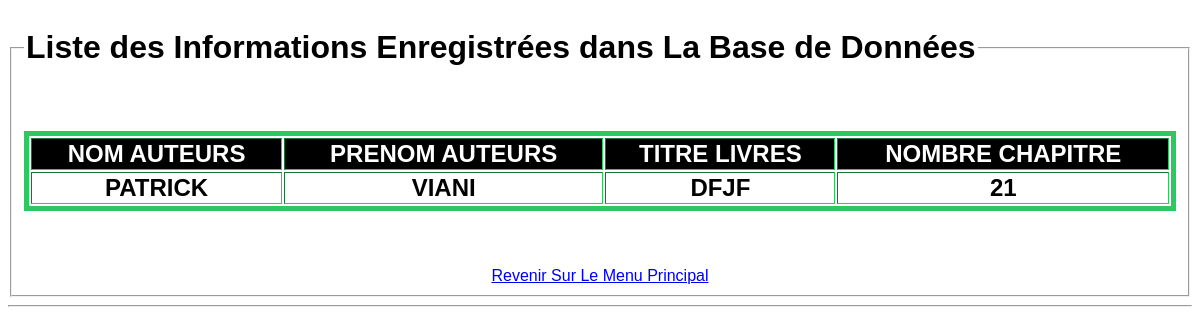
Screenshot of /Livres.php?IDAUTEUR=3 with the database file from the repository.
### tables this page shows
CREATE TABLE IF NOT EXISTS `rediger` (
  `IDAUTEUR` int(11) NOT NULL,
  `IDLIVRE` int(11) NOT NULL,
  `NBRECHAPITRE` int(11) DEFAULT NULL,
  PRIMARY KEY (`IDAUTEUR`,`IDLIVRE`),
  KEY `FK_REDIGER2` (`IDLIVRE`)
);

CREATE TABLE IF NOT EXISTS `auteur` (
  `IDAUTEUR` int(11) NOT NULL AUTO_INCREMENT,
  `NOMAUTEUR` varchar(50) DEFAULT NULL,
  `PRENOMAUTEUR` varchar(50) DEFAULT NULL,
  `DATENAISSANCEAUTEUR` date DEFAULT NULL,
  PRIMARY KEY (`IDAUTEUR`)
);

CREATE TABLE IF NOT EXISTS `livre` (
  `IDLIVRE` int(11) NOT NULL AUTO_INCREMENT,
  `TITRELIVRE` varchar(20) DEFAULT NULL,
  `ANNEELIVRE` int(11) DEFAULT NULL,
  `CATEGORIELIVRE` varchar(20) DEFAULT NULL,
  `NBREPAGELIVRE` int(11) DEFAULT NULL,
  PRIMARY KEY (`IDLIVRE`)
);

### Livres.php (the view, shortened to what this page needs)
<?php
	$id=$_GET['IDAUTEUR'];
	require_once('connexion.php');
		$resultat = $con->query("SELECT A.NOMAUTEUR, A.PRENOMAUTEUR, L.TITRELIVRE, R.NBRECHAPITRE
									FROM auteur A, livre L, rediger R
									WHERE A.IDAUTEUR = R.IDAUTEUR
									AND R.IDLIVRE = L.IDLIVRE
									AND A.IDAUTEUR=$id");
?>
<!DOCTYPE HTML>
<html>
	<head>
	<link rel="stylesheet" type="text/css" href="monstyle.css">
	</head>
	<body><div><div><div>
				<fieldset><legend><div><H1>Liste des Informations Enregistrées dans La Base de Données</H1></div></legend><br>
					<center><H2><table border=2 cellspacing=2>
						<thead><tr>
								<th>NOM AUTEURS</th>
								<th>PRENOM AUTEURS</th>
								<th>TITRE LIVRES</th>
								<th>NOMBRE CHAPITRE</th>
							</tr></thead>
						<tbody>
							<?php while($VBLETABLE=$resultat->fetch()){?>
								<tr>
									<td align="center"><?php echo $VBLETABLE['NOMAUTEUR'] ?></td>
									<td align="center"><?php echo $VBLETABLE['PRENOMAUTEUR'] ?></td>
									<td align="center"><?php echo $VBLETABLE['TITRELIVRE'] ?></td>
									<td align="center"><?php echo $VBLETABLE['NBRECHAPITRE'] ?></td>
									<?php } ?>
						</tbody></table></H2><br><br><a href="index.php">Revenir Sur Le Menu Principal</a>
					</center></fieldset><hr></div></div></div>
	</body>
</html>

### Monstyle.css (style rules this page uses)
table { border:solid 5px rgb(43, 201, 95) ; width: 100%; }
html { font-family: 'Franklin Gothic Medium', 'Arial Narrow', Arial, sans-serif; font-weight: inherit 150px; }
th { background-color: black; color: white; }

### rows the page displays
rediger: IDAUTEUR.NOMAUTEUR "PATRICK", IDAUTEUR.PRENOMAUTEUR "VIANI", IDLIVRE.TITRELIVRE "DFJF", NBRECHAPITRE "21"
